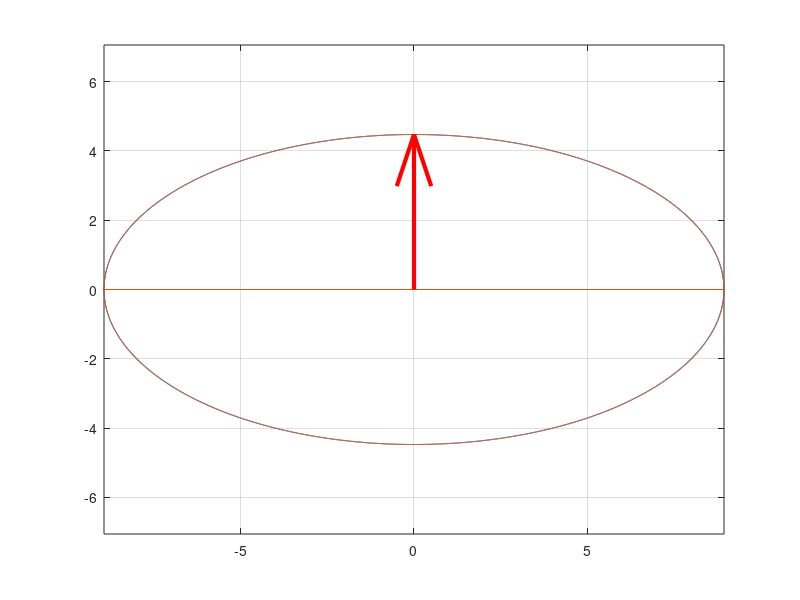

The MATLAB script that drew this image: (Note: this script raises an error after producing the figure.)
A = [4 0;
   3 -5;];
[U, S, V] = svd(A);
SignChanger = [1 0; 0 -1;];
U = U * SignChanger;
V = V * SignChanger;
HASIL = V'*[1; 1;];
JariKuadrat = HASIL(1,1)*HASIL(1,1) + HASIL(2,1) * HASIL(2,1);
Jari2 = sqrt(JariKuadrat);
x = -Jari2 : 0.001 : Jari2;
x = [x Jari2];
[mx, nx] = size(x);
y1 = zeros(1, nx);
y2 = zeros(1, nx);
for i = 1:nx
    y1(1, i) = sqrt(JariKuadrat - x(1, i)*x(1,i));
    y2(1, i) = -y1(1, i);
end
x = [x x];
y = [y1 y2];
pengelips = S*[x; y;];
[mx, nx] = size(pengelips);
HASIL = S*HASIL;
plot(pengelips(1,1:nx), pengelips(2,1:nx), pengelips(1,1:nx), pengelips(2,1:nx))
hold on
quiver(0, 0, HASIL(1,1), HASIL(2,1), 'linewidth', 3, 'color', 'r', 'AutoScale','off')
grid on
axis equal
xline(0)
yline(0)
HASIL